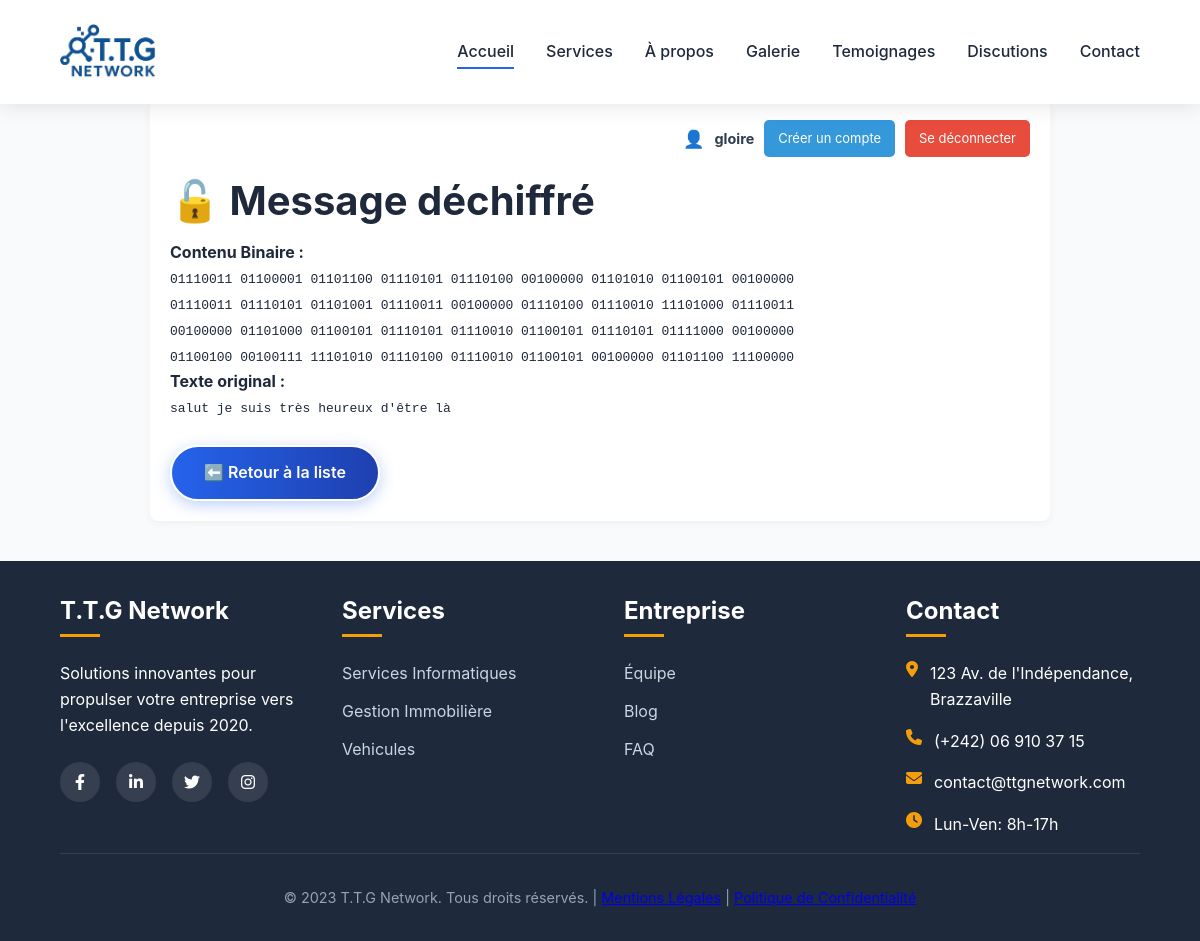
/message/decrypter/1/ (signed in), run on the app's committed database.
### users/models.py (models this page shows, shortened)
class User(AbstractUser):
    STATUT_CHOICES = (
        ('client', 'Client'),
        ('admin', 'Admin'),
    )
    statut = models.CharField(max_length=10, choices=STATUT_CHOICES, default='client')
    photo = models.ImageField(upload_to='photos/', null=True, blank=True)
    adresse = models.TextField(blank=True)
    telephone = models.CharField(max_length=20, blank=True)

### messaging/models.py (models this page shows, shortened)
class Message(models.Model):
    auteur = models.ForeignKey(settings.AUTH_USER_MODEL, on_delete=models.CASCADE)
    binaire = models.TextField()
    date_envoye = models.DateTimeField(auto_now_add=True)

### messaging/views.py (the view)
# urls.py: path('decrypter/<int:message_id>/', views.decrypter_message, name='decrypter_message'),
@login_required
def decrypter_message(request, message_id):
    message = get_object_or_404(Message, id=message_id)
    texte = binary_to_text(message.binaire)
    return render(request, 'decrypt_message.html', {'texte': texte, 'binaire': message.binaire})

### messaging/utils.py (called while the page is built)
def binary_to_text(binary_str):
    try:
        return ''.join([chr(int(b, 2)) for b in binary_str.split()])
    except ValueError:
        return "[Message binaire invalide]"

### messaging/templates/decrypt_message.html
{% extends "herites.html" %}
{% load static %}
{% block 'content' %}
  <link rel="stylesheet" href="{% static 'css/message.css' %}">
<div class="contenu_message" style="width: 75%;">
    <h2 style="margin-top : 15px;">🔓 Message déchiffré</h2>
  <p style="margin-top : 15px;"><strong>Contenu Binaire :</strong><br>
  <code>{{ binaire }}</code></p>
  <p><strong>Texte original :</strong><br>
  <code>{{ texte }}</code></p>
  <br>
  <a href="{% url 'message_list' %}" class="btn btn-primary" style="text-decoration:none;">⬅️ Retour à la liste</a>
</div>
{% endblock %}

### messaging/templates/herites.html (shortened to what this page needs)
<!DOCTYPE html>
{% load static %}
<html lang="fr">
<head>
    <link rel="stylesheet" href="https://cdnjs.cloudflare.com/ajax/libs/font-awesome/6.4.0/css/all.min.css">
    <link rel="stylesheet" href="{% static 'css/styles.css' %}">
</head>
<body>
    <header>
        <div class="header-container container">
            <a href="index.html" class="logo">
                <img src="{% static 'images/logo.png' %}" alt="T.T.G Network">
            </a>
            <nav>
                <ul>
                    <li><a href="{% url 'home' %}" class="active">Accueil</a></li>
                    <li><a href="{% url 'services' %}">Services</a></li>
                    <li><a href="{% url 'abouts' %}">À propos</a></li>
                    <li><a href="{% url 'galeries' %}">Galerie</a></li>
                    <li><a href="{% url 'temoignages' %} ">Temoignages</a></li>
                    <li><a href="{% url 'message_list' %}">Discutions</a></li>
                    <li><a href="{% url 'contacts' %}">Contact</a></li>
                </ul>
            </nav>
        </div>
    </header>
    <main class="main" style="margin-top: 100px;">
    <div class="auth-info">
      {% if user.is_authenticated %}
        {% if user.photo %}
          <img src="{{ user.photo.url }}" alt="Photo de profil" class="user-photo">
        {% else %}
          <span style="font-size: 1.2em;">👤</span>
        {% endif %}
        <span><strong>{{ user.username }}</strong></span>
        {% if user.is_staff %}
          <a href="{% url 'register' %}" class="button-link" style="text-decoration:none;">Créer un compte</a>
        {% endif %}
        <a href="{% url 'logout' %}" class="button-link logout-button" style="text-decoration:none;">Se déconnecter</a>
      {% else %}
        <a href="{% url 'login' %}" class="button-link" style="text-decoration:none;">Se connecter</a>
      {% endif %}
    </div>
    {% block 'content' %}{% endblock %}
  </main>
    <footer class="espaces" style="padding-top: 100px; margin-top:30px;">
        <div class="container">
            <div class="footer-grid">
                <div class="footer-col">
                    <h3>T.T.G Network</h3>
                    <p>Solutions innovantes pour propulser votre entreprise vers l'excellence depuis 2020.</p>
                    <div class="social-links">
                        <a href="#"><i class="fab fa-facebook-f"></i></a>
                        <a href="#"><i class="fab fa-linkedin-in"></i></a>
                        <a href="#"><i class="fab fa-twitter"></i></a>
                        <a href="#"><i class="fab fa-instagram"></i></a>
                    </div>
                </div>
                <div class="footer-col">
                    <h3>Services</h3>
                    <ul>
                        <li><a href="{% url 'serice_infos' %}">Services Informatiques</a></li>
                        <li><a href="{% url 'maisons' %}">Gestion Immobilière</a></li>
                        <li><a href="{% url 'vehicules' %}">Vehicules</a></li>
                    </ul>
                </div>
                <div class="footer-col">
                    <h3>Entreprise</h3>
                    <ul>
                        <li><a href="equipe.html">Équipe</a></li>
                        <li><a href="blog.html">Blog</a></li>
                        <li><a href="faq.html">FAQ</a></li>
                    </ul>
                </div>
                <div class="footer-col">
                    <h3>Contact</h3>
                    <div class="contact-info">
                        <p><i class="fas fa-map-marker-alt"></i> 123 Av. de l'Indépendance, Brazzaville</p>
                        <p><i class="fas fa-phone"></i> (+242) 06 910 37 15</p>
                        <p><i class="fas fa-envelope"></i> contact@ttgnetwork.com</p>
                        <p><i class="fas fa-clock"></i> Lun-Ven: 8h-17h</p>
                    </div>
                </div>
            </div>
            <div class="copyright">
                <p>&copy; 2023 T.T.G Network. Tous droits réservés. | <a href="#">Mentions Légales</a> | <a href="#">Politique de Confidentialité</a></p>
            </div>
        </div>
    </footer>
</body>
</html>

### static/css/styles.css (style rules this page uses)
:root { --primary: #2563eb; --secondary: #1e40af; --accent: #f59e0b; --light: #f8fafc; --dark: #1e293b; --transition: all 0.3s ease-in-out; }
* { margin: 0; padding: 0; box-sizing: border-box; }
body { font-family: 'Inter', -apple-system, BlinkMacSystemFont, sans-serif; line-height: 1.6; color: var(--dark); background-color: var(--light); overflow-x: hidden; }
h1, h2, h3 { font-weight: 700; line-height: 1.2; }
h2 { font-size: 2.5rem; }
h3 { font-size: 1.5rem; }
.container { width: 90%; max-width: 1200px; margin: 0 auto; }
header { position: fixed; width: 100%; top: 0; z-index: 1000; padding: 1.5rem 0; background: white; backdrop-filter: blur(10px); box-shadow: 0 2px 20px rgba(0, 0, 0, 0.10); transition: var(--transition); }
.header-container { display: flex; justify-content: space-between; align-items: center; }
.logo { display: flex; align-items: center; gap: 0.75rem; text-decoration: none; }
.logo img { height: 3.5rem; width: auto; }
nav ul { display: flex; list-style: none; gap: 2rem; }
nav a { color: var(--dark); text-decoration: none; font-weight: 500; position: relative; padding: 0.5rem 0; transition: var(--transition); }
nav a::after { content: ''; position: absolute; bottom: 0; left: 0; width: 0; height: 2px; background: var(--primary); transition: var(--transition); }
nav a:hover::after, nav a.active::after { width: 100%; }
.btn { display: inline-flex; align-items: center; justify-content: center; padding: 0.8rem 2rem; border-radius: 50px; font-weight: 600; text-decoration: none; transition: var(--transition); gap: 0.5rem; }
.btn-primary { background: linear-gradient(90deg, var(--primary), var(--secondary)); color: white; border: 2px solid ; box-shadow: 0 4px 15px rgba(37, 99, 235, 0.3); }
footer { background: var(--dark); color: white; padding: 6rem 0 0; margin-top: -4.5rem; }
.footer-grid { display: grid; grid-template-columns: repeat(auto-fit, minmax(200px, 1fr)); gap: 3rem; margin-top: -4rem; }
.footer-col h3 { color: white; margin-bottom: 1.5rem; position: relative; padding-bottom: 0.75rem; }
.footer-col h3::after { content: ''; position: absolute; bottom: 0; left: 0; width: 40px; height: 3px; background: var(--accent); }
.footer-col ul { list-style: none; }
.footer-col li { margin-bottom: 0.75rem; }
.footer-col a { color: #cbd5e1; text-decoration: none; transition: var(--transition); }
.contact-info p { margin-bottom: 1rem; display: flex; align-items: flex-start; gap: 0.75rem; }
.contact-info i { color: var(--accent); }
.social-links { display: flex; gap: 1rem; margin-top: 1.5rem; }
.social-links a { display: flex; align-items: center; justify-content: center; width: 40px; height: 40px; background: rgba(255, 255, 255, 0.1); border-radius: 50%; color: white; transition: var(--transition); }
.copyright { text-align: center; padding: 2rem 0; border-top: 1px solid rgba(255, 255, 255, 0.1); color: #94a3b8; font-size: 0.9rem; }

### static/css/message.css (style rules this page uses)
.main { max-width: 900px; margin: 40px auto; padding: 20px; background: white; border-radius: 8px; box-shadow: 0 2px 8px rgba(0, 0, 0, 0.05); }
.auth-info { display: flex; justify-content: flex-end; gap: 10px; margin-bottom: 20px; font-size: 0.9em; align-items: center; }
.auth-info strong { color: #2c3e50; }
.button-link { background-color: #3498db; color: white; padding: 8px 14px; border-radius: 5px; font-size: 0.9em; transition: background-color 0.3s ease; }
.logout-button { background-color: #e74c3c; }

### data on the page
User: username "gloire"
Message: binaire "01110011 01100001 01101100 01110101 01110100 00100000 01101010 01100101 00100000 01110011 01110101 01101001 01110011 00100000 01110100 01110010 11101000 01110011 00100000 01101000 01100101 01110101 01110010 01100101 01110101 01111000 00100000 01100100 00100111 11101010 01110100 01110010 01100101 00100000 01101100 11100000"

### other printed values
{{ texte }} "salut je suis très heureux d'être là"
